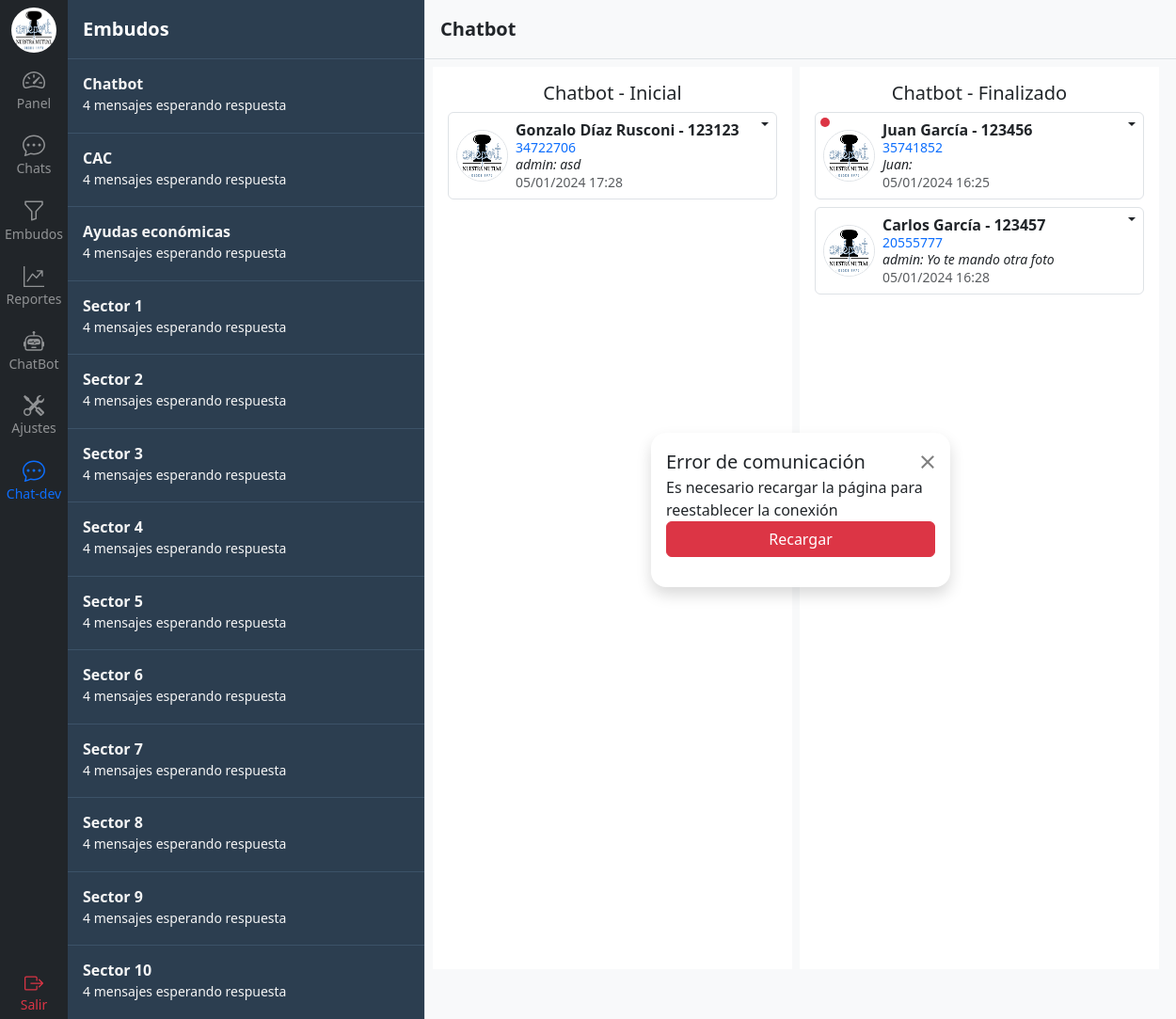
The app's page /contacto/embudo/1/ (signed in), older data.
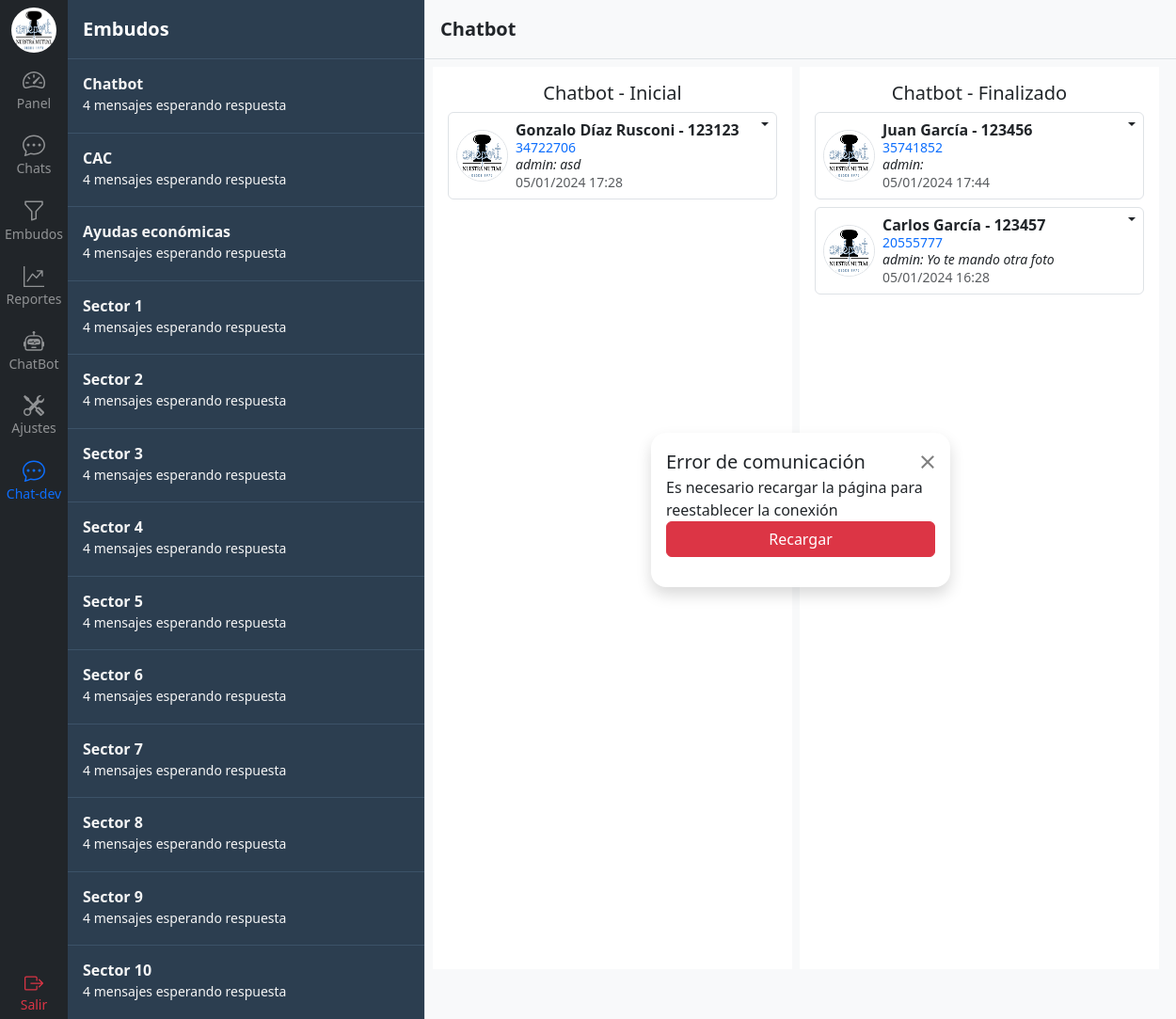
The same page, newer data.
### chat/models.py (models this page shows, shortened)
class ContactoTarea(models.Model):
    contacto_integracion = models.ForeignKey(ContactoIntegracion, related_name='contacto_tareas', on_delete=models.CASCADE)
    sector_tarea = models.ForeignKey(SectorTarea, on_delete=models.CASCADE)
    usuario = models.ForeignKey(User, on_delete=models.CASCADE, null=True)
    fecha_hora = models.DateTimeField(auto_now_add=True)
    class Meta:
        verbose_name_plural = 'Contactos tareas'

class ContactoIntegracion(models.Model):
    contacto = models.ForeignKey(Contacto, related_name='contacto_integraciones', on_delete=models.CASCADE)
    integracion = models.ForeignKey(Integracion, on_delete=models.CASCADE)
    class Meta:
        verbose_name_plural = 'Contactos integraciones'

class Contacto(models.Model):
    nombre = models.CharField(max_length=100, null=True)
    apellido = models.CharField(max_length=100, null=True)
    dni = models.CharField(max_length=11, null=True)
    telefono = models.CharField(max_length=30)
    email = models.EmailField(max_length=60, null=True)
    empresa = models.CharField(max_length=100, null=True)
    nro_socio = models.PositiveIntegerField(null=True)

class Mensaje(models.Model):
    contacto_integracion = models.ForeignKey(ContactoIntegracion, related_name='mensajes', on_delete=models.CASCADE)
    usuario = models.ForeignKey(User, related_name='mensajes', on_delete=models.CASCADE, null=True)
    contenido = models.TextField()
    id_integracion = models.CharField(max_length=25, null=True, blank=True)  # ID del mensaje de la integración para citarlo
    recibido = models.DateTimeField(null=True)  # Verificar con la API
    leido = models.DateTimeField(null=True)  # Verificar con la API
    fecha_hora = models.DateTimeField(auto_now_add=True)
    class Meta:
        ordering = ('fecha_hora',)
        verbose_name_plural = 'Mensajes'

### chat/views.py (the view)
# urls.py: path('embudo/<int:id>/', views.embudo, name='embudo'),
@login_required
def embudo(request, id):
    sector = get_object_or_404(Sector, id=id)
    sectores = Sector.objects.prefetch_related('sectortarea_set').all()
    sector_tareas = SectorTarea.objects.filter(sector=sector).prefetch_related('contactotarea_set__contacto_integracion__mensajes').all()
    '''
    # ¿Mejora la performance si se obtiene el último mensaje en la vista en lugar de pasarle todos los mensajes al template?
    # Agregar el último mensaje a cada Contacto
    for sector_tarea in sector_tareas:
        for contacto_tarea in sector_tarea.contactotarea_set.all():
            last_message = contacto_tarea.contacto.messages.order_by('-fecha_hora').first()
            contacto_tarea.last_message = last_message
    '''
    context = {'embudo': sector, 'embudos': sectores, 'sector_tareas': sector_tareas, 'debug': DEBUG}
    return render(request, 'chat/embudos.html', context)

### chat/models.py (called while the page is built)
    def __str__(self):
        return self.nombre

    def __str__(self):
        return f'{self.sector} - {self.nombre}'

### templates/chat/embudos.html (shortened to what this page needs)
{% extends 'base.html' %}
{% load static %}
{% load humanize %}
{% block content %}
{% include 'navbar.html' %}
<div class="d-flex flex-column align-items-stretch flex-shrink-0 bg-union border-end scroll-union" style="width: 380px;">
    <div href="/" class="d-flex align-items-center flex-shrink-0 p-3 link-body-emphasis text-decoration-none border-bottom border-union">
      <span class="fs-5 fw-semibold text-white">Embudos</span>
    </div>
    <div class="list-group list-group-flush overflow-y-scroll h-100">
      {% for embudo in embudos %}
        <a href="{% url 'contacto:embudo' embudo.id %}" class="list-group-item card-union py-3 lh-sm">
          <div class="d-flex w-100 align-items-center justify-content-between">
            <strong class="mb-1">{{ embudo.nombre }} </strong>
          </div>
          <div class="col-10 mb-1 small">4 mensajes esperando respuesta</div>
        </a>
      {% endfor %}
    </div>
</div>
{% if embudo %}
  {% include 'chat/components/embudo_por_tarea.html' %}
{% else %}
  <div class="flex-grow-1 d-flex align-items-center justify-content-center bg-body-tertiary">
    <p class="text-secondary">Seleccione un embudo para ver los mensajes</p>
  </div>
{% endif %}
{% endblock %}

### templates/chat/components/embudo_por_tarea.html (shortened to what the changed rows need)
{% load static %}
{% load humanize %}
<div class="d-flex flex-column w-100 bg-body-tertiary position-relative">
    <div class="d-flex p-2 gap-2 bg-body-tertiary overflow-hidden" data-sector="{{ embudo.id }}" style="height: 90vh;">
        {% for sector_tarea in sector_tareas %}
        <div class="d-flex flex-column bg-white p-3">
            <h5 class="text-center">{{ sector_tarea }}</h5>
            <div class="d-flex flex-column gap-2" style="width: 350px;" data-sector_tarea="{{ sector_tarea.id }}">
                {% for contacto_tarea in sector_tarea.contactotarea_set.all %}
                    {% with contacto_integracion=contacto_tarea.contacto_integracion %}
                        <div class="usi-card d-flex gap-2 list-group-item lh-sm border rounded position-relative" data-contacto="{{ contacto_integracion.id }}">
                            <a href="{% url 'contacto:chat' contacto_integracion.id %}" class="d-flex gap-2 list-group-item p-2 position-relative w-100" data-slug>
                                <div class="d-flex justify-content-center align-items-center position-relative">
                                    <img src="{% static 'img/logo.png' %}" alt="mdo" width="55" height="55" class="rounded-circle border" data-thumbnail>
                                </div>
                                <div class="w-100">
                                    <div class="d-flex justify-content-between">
                                        <div class="d-flex flex-column pe-2">
                                            {% if contacto_integracion.contacto.nombre %}
                                            <strong data-cabecera>{{ contacto_integracion.contacto.nombre }} {{ contacto_integracion.contacto.apellido}} - {{ contacto_integracion.contacto.nro_socio }}</strong>
                                            {% else %}
                                            <strong data-cabecera>{{ contacto_integracion.contacto.telefono }}</strong>
                                            {% endif %}
                                            <small class="text-primary" data-dni>{{ contacto_integracion.contacto.dni }}</small>
                                        </div>
                                    </div>
                                    {% with ultimo_mensaje=contacto_integracion.mensajes.last %}
                                    {% if not ultimo_mensaje.usuario %}
                                        <div style="width: 10px; height: 10px; top:5px; left:5px;" class="bg-danger rounded-circle position-absolute" data-no_leido></div>
                                    {% endif %}
                                    <div class="col-12">
                                        <p class="mb-0 small fst-italic" >
                                            <span data-usuario>
                                                {% if ultimo_mensaje.usuario %}
                                                    {{ ultimo_mensaje.usuario }}:
                                                {% else %}
                                                    {{ contacto_integracion.contacto.nombre }}:
                                                {% endif %}
                                            </span>
                                            <span data-mensaje>{{ ultimo_mensaje.contenido|truncatechars:50 }}</span>
                                        </p>
                                        <small class="text-body-secondary flex-end" data-fecha>
                                            {% now "d/m/Y" as todays_date %}
                                            {% if todays_date == ultimo_mensaje.fecha_hora|date:"d/m/Y" %}
                                                {{ ultimo_mensaje.fecha_hora|date:"d/m/Y H:i" }}
                                            {% else %}
                                                {{ ultimo_mensaje.fecha_hora|date:"d/m/Y H:i" }}
                                            {% endif %}
                                        </small>
                                    </div>
                                    {% endwith %}
                                </div>
                            </a>
                            <div class="dropdown position-absolute top-0 end-0">
                                <button class="btn py-0 px-2 dropdown-toggle" type="button" data-bs-toggle="dropdown" aria-expanded="false" style="border: none !important; outline: none;"></button>
                            </div>
                        </div>
                    {% endwith %}
                {% endfor %}
            </div>
        </div>
        {% endfor %}
    </div>
    <div id="box-error" class="modal-dialog position-absolute z-3 d-flex d-none" role="document" style="width: 350px; top: 50%; left: 50%; transform: translate(-50%, -50%);">
        <div class="modal-content rounded-4 shadow bg-white m-3 p-3" >
            <div class="modal-header border-bottom-0">
            <h1 class="modal-title fs-5">Error de comunicación</h1>
            </div>
        </div>
    </div>
</div>

Row changes from the older to the newer data that the page shows:
no longer on this page (row unchanged): Mensaje: fecha_hora "05/01/2024 16:25"
shown differently, row unchanged: ContactoTarea "Juan": contacto_integracion.contacto.nombre "Juan" → (not shown)
added Mensaje: usuario "admin", fecha_hora "05/01/2024 17:44"
